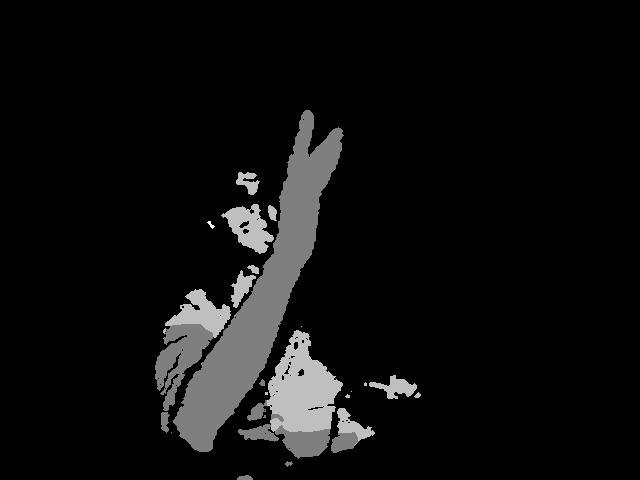
#> input picture code/test/image_D00000030.png, 640 x 480 px
$ jupyter execute --allow-errors test_nibabel.ipynb   (shell and % lines are left out)   (Python 2 division)
#> lines starting #> are read from the running program, lines starting #| are printed output that depends on the picture
[cell 1]
import numpy as np
from skimage import io as skimio
import matplotlib.pyplot as mpplot
mpplot.rcParams['figure.figsize'] = (12,8)

fig, ax = mpplot.subplots()
img = skimio.imread('image_D00000030.png')
#> img is the input picture: shape (480, 640) uint16; min 0, max 1030, mean 65.5
mpplot.imshow(img, cmap=mpplot.cm.bone_r)
mpplot.colorbar()
mpplot.show()
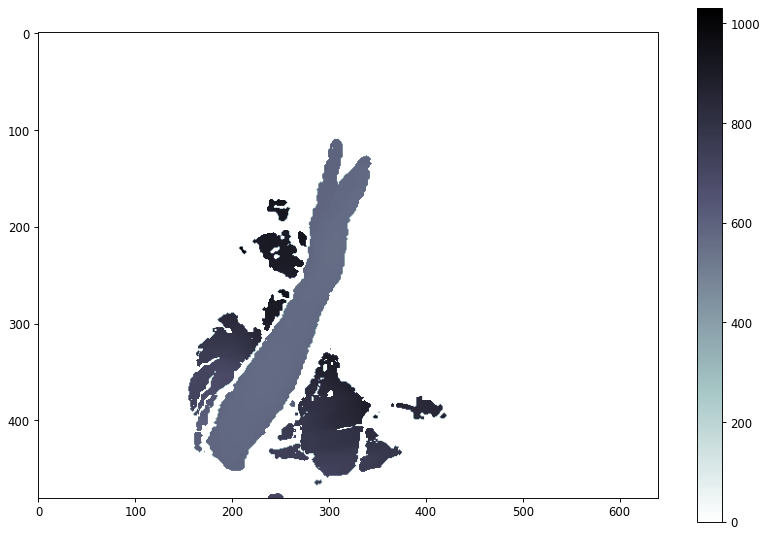
#> figure drawn by matplotlib, 2 panels

[cell 2]
import nibabel as nib
from nilearn import plotting

#nibi = nib.Nifti2Image(img, affine=np.eye(4))
#plotting.plot_img(nibi)

[cell 3]
plotting.plot_img('img3d.nii')
#> (this line was passed over: nilearn is not available in this run)

[cell 4]
def remove_keymap_conflicts(new_keys_set):
    for prop in mpplot.rcParams:
        if prop.startswith('keymap.'):
            keys = mpplot.rcParams[prop]
            remove_list = set(keys) & new_keys_set
            for key in remove_list:
                keys.remove(key)

def multi_slice_viewer(volume):
    remove_keymap_conflicts({'j', 'k'})
    fig, ax = mpplot.subplots()
    ax.volume = volume
    ax.index = volume.shape[0] // 2
    ax.imshow(volume[ax.index])
    fig.canvas.mpl_connect('key_press_event', process_key)

def process_key(event):
    fig = event.canvas.figure
    ax = fig.axes[0]
    if event.key == 'j':
        previous_slice(ax)
    elif event.key == 'k':
        next_slice(ax)
    fig.canvas.draw()

def previous_slice(ax):
    volume = ax.volume
    ax.index = (ax.index - 1) % volume.shape[0]  # wrap around using %
    ax.images[0].set_array(volume[ax.index])

def next_slice(ax):
    volume = ax.volume
    ax.index = (ax.index + 1) % volume.shape[0]
    ax.images[0].set_array(volume[ax.index])

[cell 5]
from PIL import Image
import time
import geodesic_distance

#I = np.asarray(Image.open('image_D00000030.png').convert('L'), dtype='f4')
I = img.astype(dtype='f4')
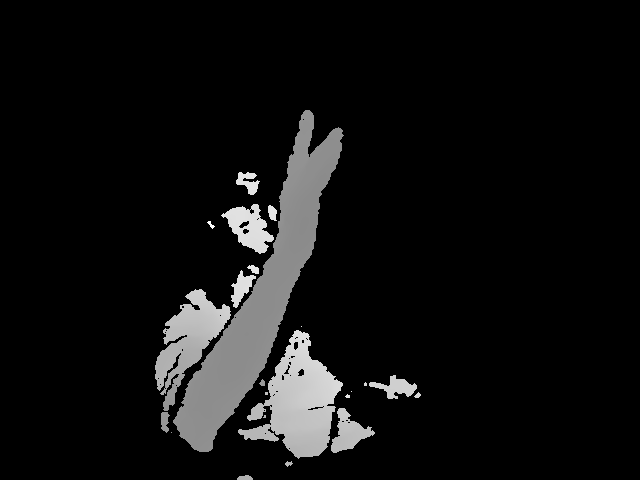
#> I: shape (480, 640) float32; min 0, max 1030, mean 65.5; drawn with min black and max white
I /= 2000
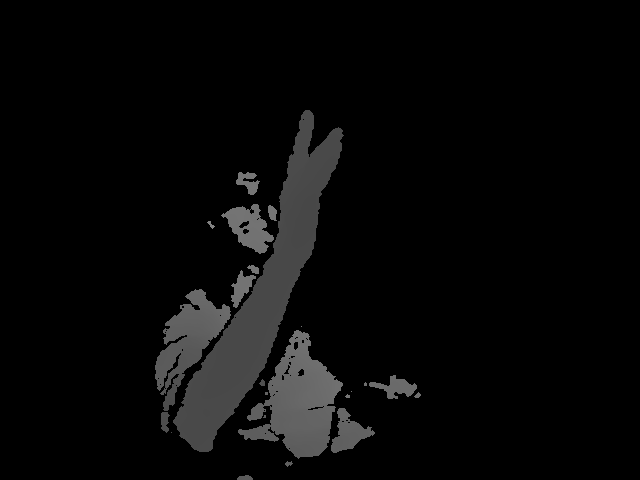
#> I: shape (480, 640) float32; min 0, max 0.515, mean 0.0327
I[1 < I] = 1
I = I / np.max(I) * 1
S = np.zeros_like(I, np.uint8)
S[305][120] = 1
t0 = time.time()
#D1 = geodesic_distance.geodesic2d_fast_marching(I,S)
#> (the rest of this cell did not finish here and is left out)
